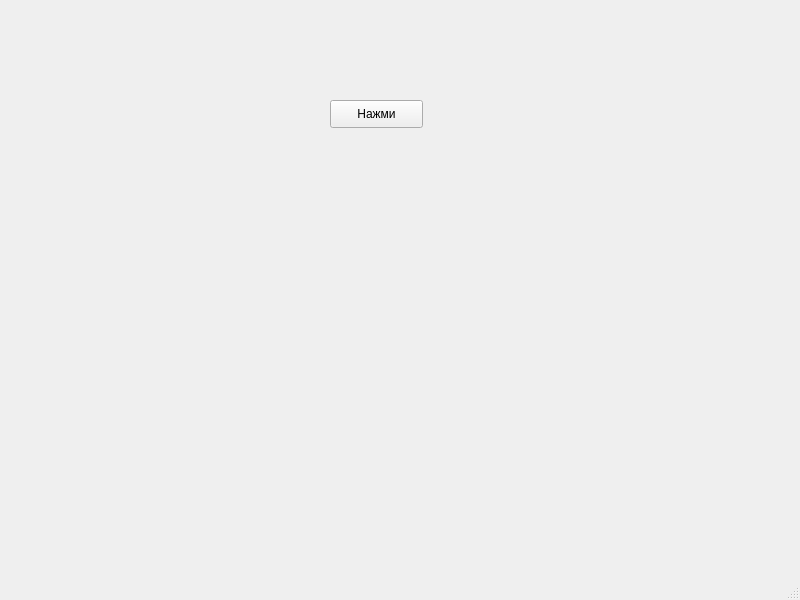
<?xml version="1.0" encoding="UTF-8"?>
<ui version="4.0">
 <class>MainWindow</class>
 <widget class="QMainWindow" name="MainWindow">
  <property name="geometry">
   <rect>
    <x>0</x>
    <y>0</y>
    <width>800</width>
    <height>600</height>
   </rect>
  </property>
  <property name="windowTitle">
   <string>MainWindow</string>
  </property>
  <widget class="QWidget" name="centralwidget">
   <widget class="QPushButton" name="pushButton">
    <property name="geometry">
     <rect>
      <x>330</x>
      <y>100</y>
      <width>93</width>
      <height>28</height>
     </rect>
    </property>
    <property name="text">
     <string>Нажми</string>
    </property>
   </widget>
  </widget>
  <widget class="QMenuBar" name="menubar">
   <property name="geometry">
    <rect>
     <x>0</x>
     <y>0</y>
     <width>800</width>
     <height>26</height>
    </rect>
   </property>
  </widget>
  <widget class="QStatusBar" name="statusbar"/>
 </widget>
 <resources/>
 <connections/>
</ui>
